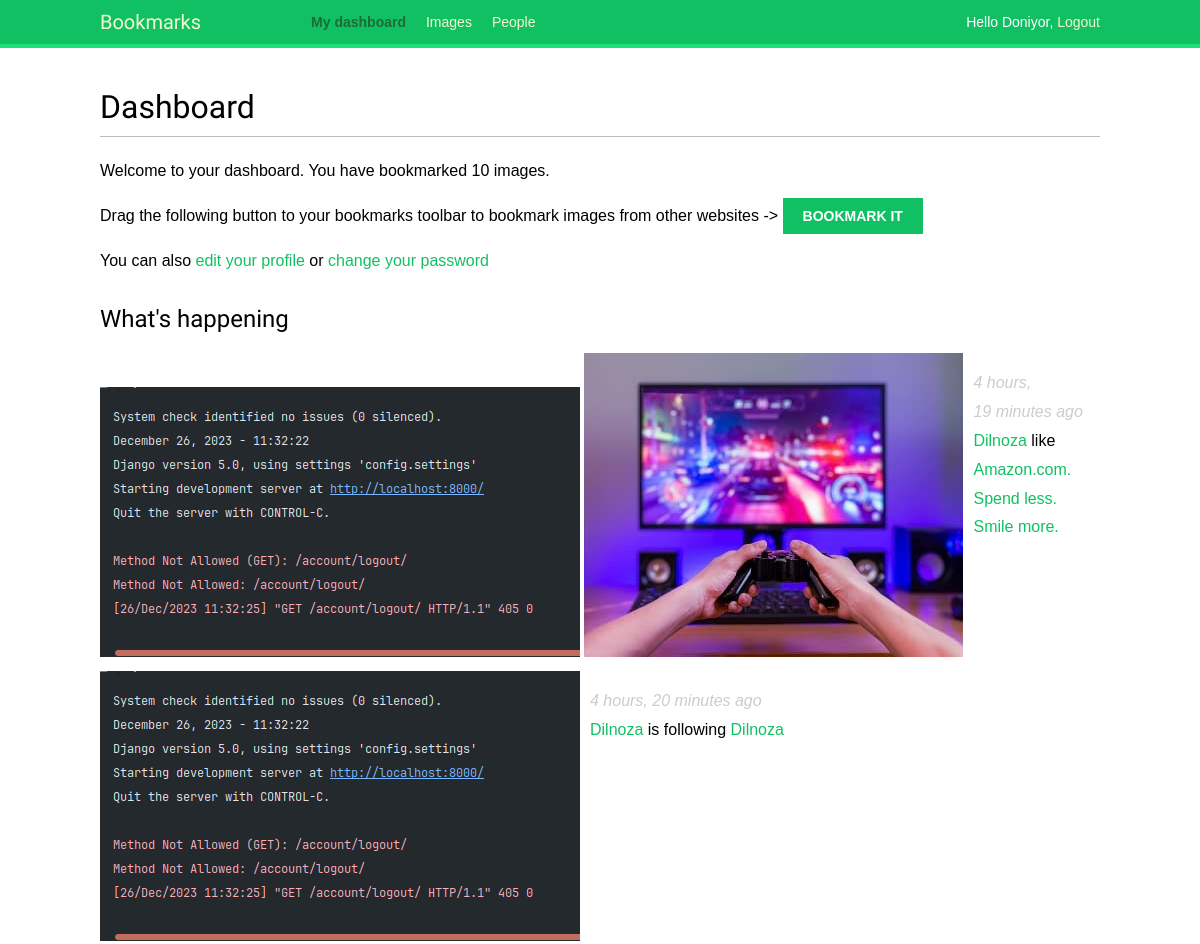
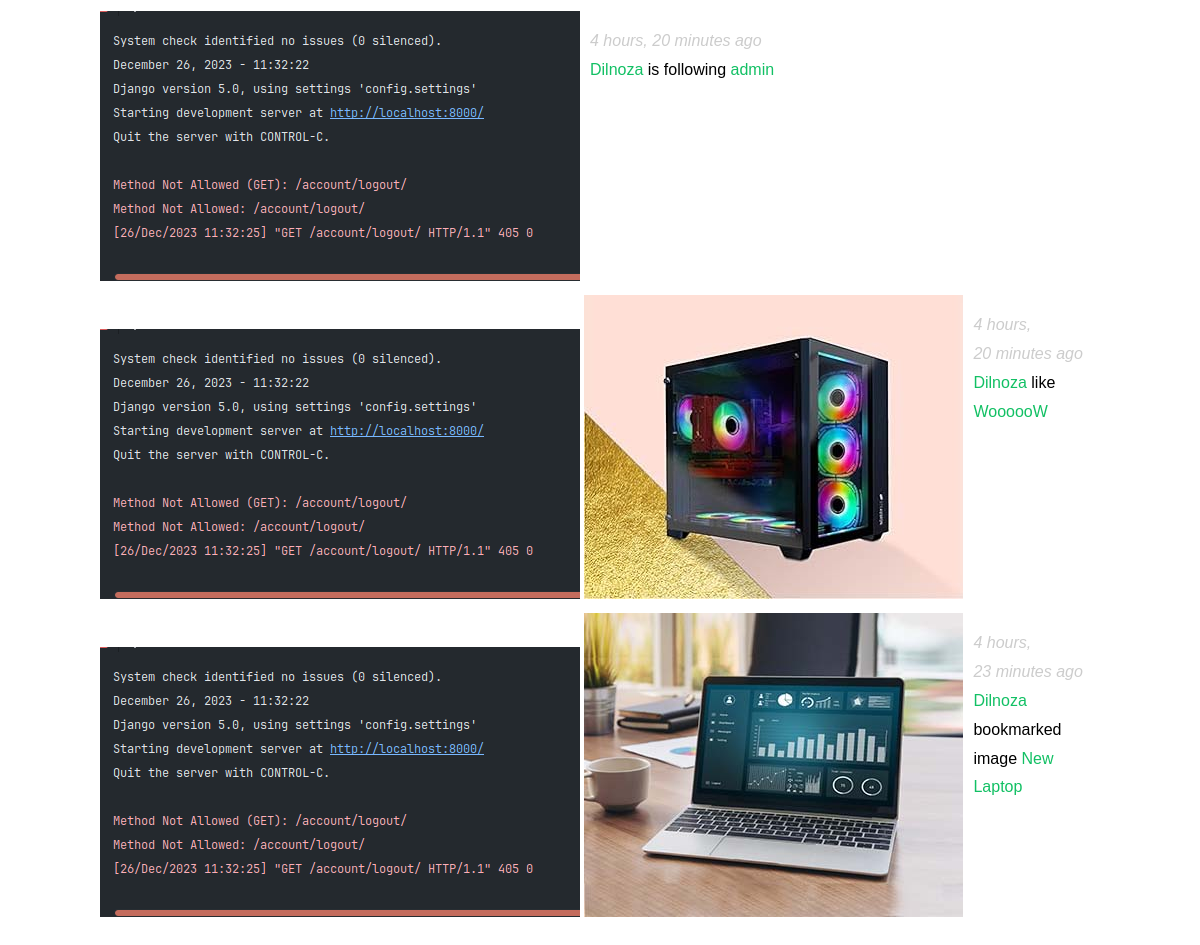
The app's page /account/ (signed in) with its own data (2 pictures, top to bottom).
### actions/models.py (models this page shows)
class Action(models.Model):
    user = models.ForeignKey('auth.User',
                             related_name='actions',
                             on_delete=models.CASCADE)
    verb = models.CharField(max_length=255)
    created = models.DateTimeField(auto_now_add=True)
    target_ct = models.ForeignKey(ContentType,
                                  blank=True,
                                  null=True,
                                  related_name='target_obj',
                                  on_delete=models.CASCADE)
    target_id = models.PositiveIntegerField(null=True,
                                            blank=True)
    target = GenericForeignKey('target_ct', 'target_id')
    class Meta:
        indexes = [
            models.Index(fields=['-created']),
            models.Index(fields=['target_ct', 'target_id']),
        ]
        ordering = ['-created']

### images/models.py (models this page shows, shortened)
class Image(models.Model):
    user = models.ForeignKey(settings.AUTH_USER_MODEL,
                             related_name='images_created',
                             on_delete=models.CASCADE)
    title = models.CharField(max_length=200)
    slug = models.SlugField(max_length=200,
                            blank=True)
    url = models.URLField(max_length=2000)
    image = models.ImageField(upload_to='images/%Y/%m/%d/')
    description = models.TextField(blank=True)
    created = models.DateTimeField(auto_now_add=True,
                                   db_index=True)
    users_like = models.ManyToManyField(settings.AUTH_USER_MODEL,
                                        related_name='images_liked',
                                        blank=True)
    total_likes = models.PositiveIntegerField(default=0)
    class Meta:
        indexes = [
            models.Index(fields=['-created']),
            models.Index(fields=['-total_likes'])
        ]
        ordering = ['-created']
    def __str__(self):
        return self.title
    def get_absolute_url(self):
        return reverse('images:detail', args=[self.id,
                                              self.slug])

### account/views.py (the view)
# urls.py: path('', views.dashboard, name='dashboard'),
@login_required
def dashboard(request):
    actions = Action.objects.exclude(user=request.user)
    following_ids = request.user.following.values_list('id',
                                                       flat=True)
    if following_ids:
        actions = actions.filter(user_id__in=following_ids)
    actions = actions.select_related('user', 'user__profile').prefetch_related('target')[:10]
    return render(request,
                  'account/dashboard.html',
                  {'section': 'dashboard',
                   'actions': actions})

### templates/account/dashboard.html (shortened to what this page needs)
{% extends "base.html" %}
{% block content %}
    <h1>Dashboard</h1>
    {% with total_image_created=request.user.images_created.count %}
        <p>Welcome to your dashboard.
            You have bookmarked {{ total_image_created }} image{{ total_image_created|pluralize }}.
        </p>
    {% endwith %}
    <p>Drag the following button to your bookmarks toolbar to bookmark images
        from other websites ->
        <a href="javascript:{% include "bookmarklet_launcher.js" %}" class="button">Bookmark it</a>
    </p>
    <p>You can also <a href="{% url "edit" %}">edit your profile</a> or <a href="{% url "password_change" %}">change
        your password</a>
    </p>
    <h2>What's happening</h2>
    <div id="action-list">
        {% for action in actions %}
            {% include "actions/action/detail.html" %}
        {% endfor %}
    </div>
{% endblock %}

### templates/base.html (shortened to what this page needs)
{% load static %}
<!DOCTYPE html>
<html>
<head>
  <link href="{% static "css/base.css" %}" rel="stylesheet">
</head>
<body>
  <div id="header">
    <span class="logo">Bookmarks</span>
    {% if request.user.is_authenticated %}
      <ul class="menu">
        <li {% if section == "dashboard" %}class="selected"{% endif %}>
          <a href="{% url "dashboard" %}">My dashboard</a>
        </li>
        <li {% if section == "images" %}class="selected"{% endif %}>
          <a href="{% url "images:list" %}">Images</a>
        </li>
        <li {% if section == "people" %}class="selected"{% endif %}>
          <a href="{% url "user_list" %}">People</a>
        </li>
      </ul>
    {% endif %}
    <span class="user">
      {% if request.user.is_authenticated %}
        Hello {{ request.user.first_name|default:request.user.username }},
        <a href="{% url "logout" %}">Logout</a>
      {% else %}
        <a href="{% url "login" %}">Log-in</a>
      {% endif %}
    </span>
  </div>
  <div id="content">
    {% block content %}
    {% endblock %}
  </div>
</body>
</html>

### actions/templates/actions/action/detail.html
{% load thumbnail %}
{% with user=action.user profile=action.user.profile %}
<div class="action">
    <div class="images">
        {% if profile.photo %}
            {% thumbnail user.profile.photo "80x80" crop="100%" as im %}
            <a href="{{ user.get_absolute_url }}">
                <img src="{{ im.url }}" alt="{{ user.get_full_name }}"
                    class="item-img">
            </a>
        {% endif %}
        {% if action.target %}
            {% with target=action.target %}
                {% if target.image %}
                    {% thumbnail target.image "80x80" crop="100%" as im %}
                    <a href="{{ target.get_absolute_url }}">
                        <img src="{{ im.url }}" class="item-img">
                    </a>
                {% endif %}
            {% endwith %}
        {% endif %}
    </div>
    <div class="info">
        <p>
            <span class="date">{{ action.created|timesince }} ago</span>
            <br />
            <a href="{{ user.get_absolute_url }}">
                {{ user.first_name }}
            </a>
            {{ action.verb }}
            {% if action.target %}
                {% with target=action.target %}
                    <a href="{{ target.get_absolute_url }}">{{ target }}</a>
                {% endwith %}
            {% endif %}
        </p>
    </div>
</div>
{% endwith %}

### templates/static/css/base.css (style rules this page uses)
body { margin:0; padding:0; font-family:helvetica, sans-serif; }
p { line-height: 1.8; }
a { color:#12c064; text-decoration:none; }
h1, h2, h3, h4, h5 , h6 { font-family: 'Muli', sans-serif; font-weight:normal; }
h1 { border-bottom:1px solid #bbb; padding:0 0 10px 0; margin:10px 0 20px 0; }
h2 { margin:30px 0 20px; }
#header { padding:10px 100px; font-size:14px; background:#12c064; color:#fff; border-bottom:4px solid #1cdf78; overflow:auto; }
#header .logo { font-family: 'Muli', sans-serif; float:left; color:#f3f7cc; font-size:20px; margin-right:10%; }
#header ul.menu { list-style:none; float:left; margin:0; padding:0; }
#header ul.menu li { float:left; padding:4px 10px; }
#header ul.menu li.selected a, #header ul.menu li.selected a:hover { color:#1b6d32; font-weight:bold; }
#header a { color:#f3f7cc; }
#header .user { float:right; padding-top:4px; }
#content { padding:30px 100px; }
input[type=submit], a.button { font-weight:bold; background:#12c064; color:#fff; padding:10px 20px; font-size:14px; text-transform:uppercase; }
.action { clear:both; overflow:auto; }
.action .images { float:left; margin:0 10px 10px 0; }
.action .date { font-style:italic; color:#ccc; }

### records on screen
Action: shows a picture, created "4 hours, 19 minutes", user.first_name "Dilnoza", verb "like", target "Amazon.com. Spend less. Smile more."
Action: created "4 hours, 20 minutes", user.first_name "Dilnoza", verb "is following", target "Dilnoza"
Action: created "4 hours, 20 minutes", user.first_name "Dilnoza", verb "is following", target "admin"
Action: shows a picture, created "4 hours, 20 minutes", user.first_name "Dilnoza", verb "like", target "WoooooW"
Action: shows a picture, created "4 hours, 23 minutes", user.first_name "Dilnoza", verb "bookmarked image", target "New Laptop"

### other values on screen
{{ request.user.first_name|default:request.user.username }} "Doniyor"
{{ total_image_created }} "10"
